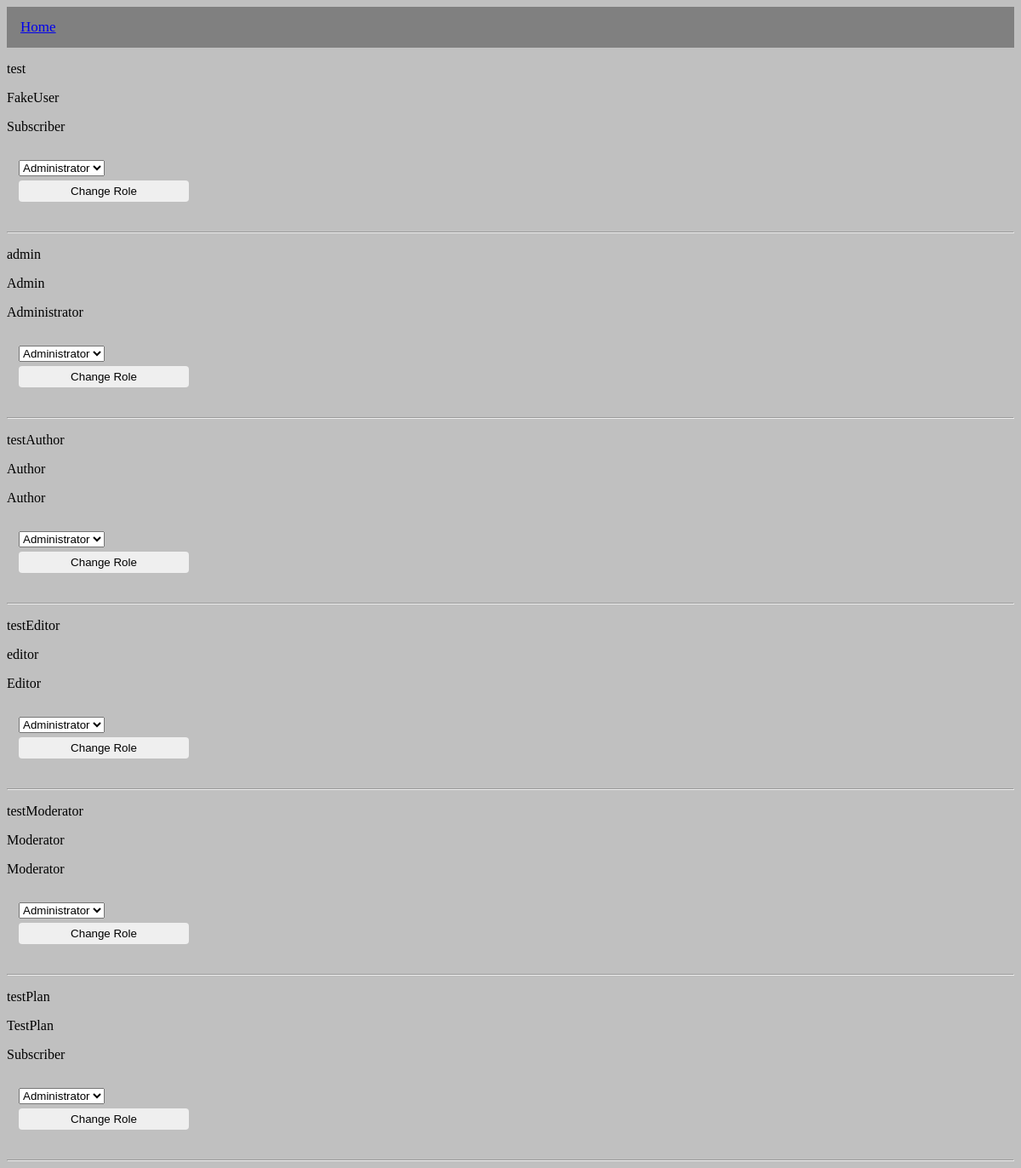
/CST-126_Blog/Admin/users.php, run on the app's committed database.
### tables this page shows
CREATE TABLE `users` (
  `User_id` int(11) NOT NULL,
  `User_name` varchar(100) NOT NULL,
  `Password` varchar(50) NOT NULL,
  `User_role` int(11) NOT NULL DEFAULT '5',
  `User_nickname` varchar(100) NOT NULL,
  `First_name` varchar(100) NOT NULL,
  `Middle_name` varchar(100) DEFAULT NULL,
  `Last_name` varchar(100) NOT NULL,
  `Email1` varchar(100) NOT NULL,
  `Email2` varchar(100) DEFAULT NULL,
  `Address1` varchar(100) DEFAULT NULL,
  `Address2` varchar(100) DEFAULT NULL,
  `City` varchar(100) DEFAULT NULL,
  `State` varchar(100) DEFAULT NULL,
  `Zipcode` varchar(100) DEFAULT NULL,
  `Country` varchar(100) DEFAULT NULL,
  `User_banned` enum('y','n') NOT NULL DEFAULT 'n',
  `User_deleted` enum('y','n') NOT NULL DEFAULT 'n'
);

CREATE TABLE `roles` (
  `Role_id` int(11) NOT NULL,
  `Role_name` varchar(100) NOT NULL,
  `Role_description` varchar(1000) NOT NULL,
  `Created_date` date NOT NULL,
  `Created_by` int(11) NOT NULL,
  `Updated_date` date DEFAULT NULL,
  `Updated_by` int(11) DEFAULT NULL,
  `Active_flag` enum('y','n') NOT NULL DEFAULT 'n'
);

### CST-126_Blog/functions.php (called while the page is built, shortened)
<?php
function dbConnect() {
    $host = "localhost";
    $user = "root";
    $pass = "root";
    $server = "blog";
    $conn = mysqli_connect($host,$user,$pass,$server,8889);
    return $conn;
}
function getAllUsers() {
    $conn = dbConnect();
    $sql = "SELECT users.User_name, users.User_nickname, roles.Role_name
            FROM users
            INNER JOIN roles
            ON users.User_role=roles.Role_id";
    $result = mysqli_query($conn, $sql);
    $users = array();
    $index = 0;
    while ($row = mysqli_fetch_assoc($result)) {
        $users[$index] = array($row["User_name"],$row["User_nickname"],$row["Role_name"]);
        ++$index;
    }
    return $users;
}
function getRoleNames() {
    $conn = dbConnect();
    $sql = "SELECT Role_name FROM roles";
    $result = mysqli_query($conn, $sql);
    return $result;
}
?>

### CST-126_Blog/Admin/users.php (the view, shortened to what this page needs)
<html>
	<head>
		<link rel="stylesheet" type="text/css" href="../style.css">
	</head>
	<body>
		<div class="navbar">
			<a href="../Home/home.php">Home</a>
		</div>
<?php
include('../functions.php');
$users = getAllUsers();
for ($x=0; $x<count($users); $x++){
    echo "<p>".$users[$x][0]."</p>";
    echo "<p>".$users[$x][1]."</p>";
    echo "<p>".$users[$x][2]."</p>"; ?>
    <form method="post" action="../Admin/userEdit.php">
    	<select name="User_role">
    		<?php
    		$result = getRoleNames();
    		while ($row = mysqli_fetch_assoc($result)) {
    		    echo "<option value='".$row["Role_name"]."'>".$row["Role_name"]."</option>";
    		}
    		?>
    	</select>
    	<input type="submit" value="Change Role" />
    </form>
    <hr>
<?php
}
?>
	</body>
</html>

### CST-126_Blog/style.css (style rules this page uses)
body { background-color: silver; }
.navbar { background-color: gray; height: 48px; overflow: hidden; }
.navbar a { float: left; text-align: center; padding: 14px 16px; font-size: 17px; }
form { padding: 14px; max-width: 200px; }
input { width: 100%; padding: 5px 5px; margin: 5px 0; border: 2px; border-radius: 4px; }

### data on the page
users: User_name "test", User_nickname "FakeUser", User_role.Role_name "Subscriber"
users: User_name "admin", User_nickname "Admin", User_role.Role_name "Administrator"
users: User_name "testAuthor", User_nickname "Author", User_role.Role_name "Author"
users: User_name "testEditor", User_nickname "editor", User_role.Role_name "Editor"
users: User_name "testModerator", User_nickname "Moderator", User_role.Role_name "Moderator"
users: User_name "testPlan", User_nickname "TestPlan", User_role.Role_name "Subscriber"

### other printed values
form field User_role "Administrator"
